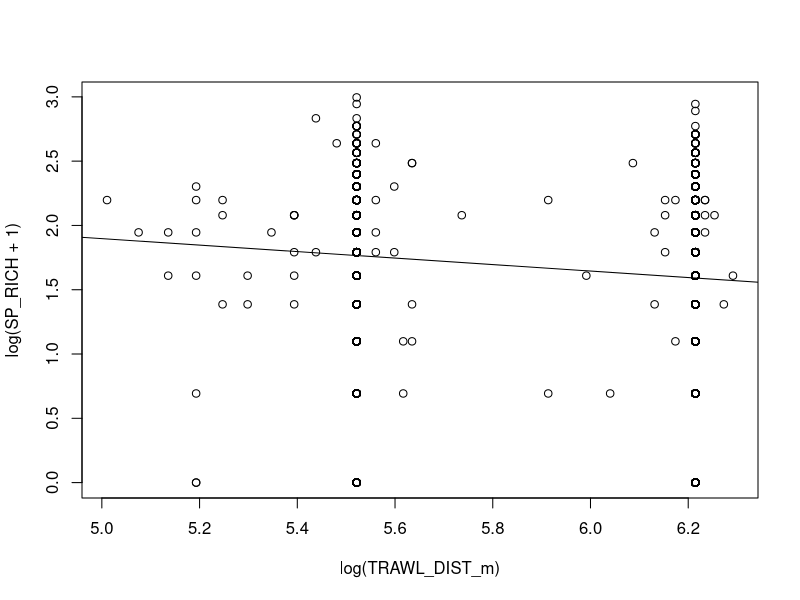
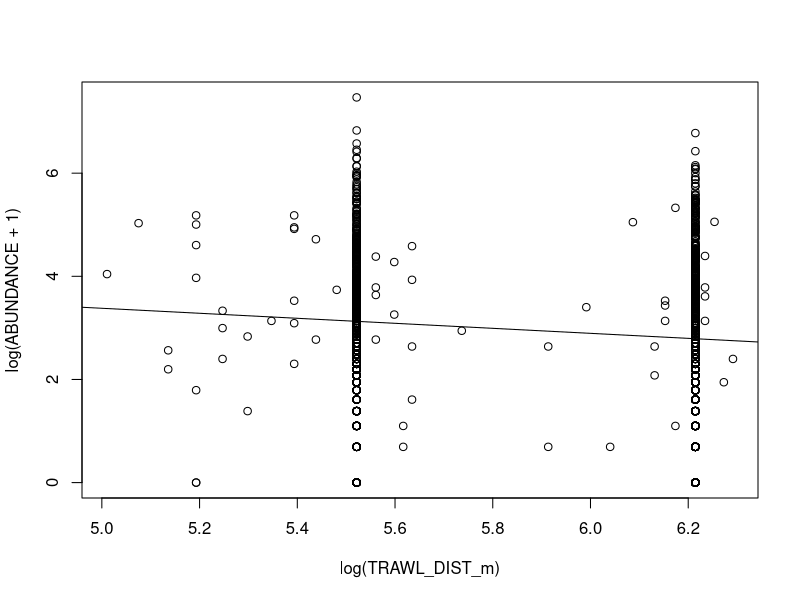
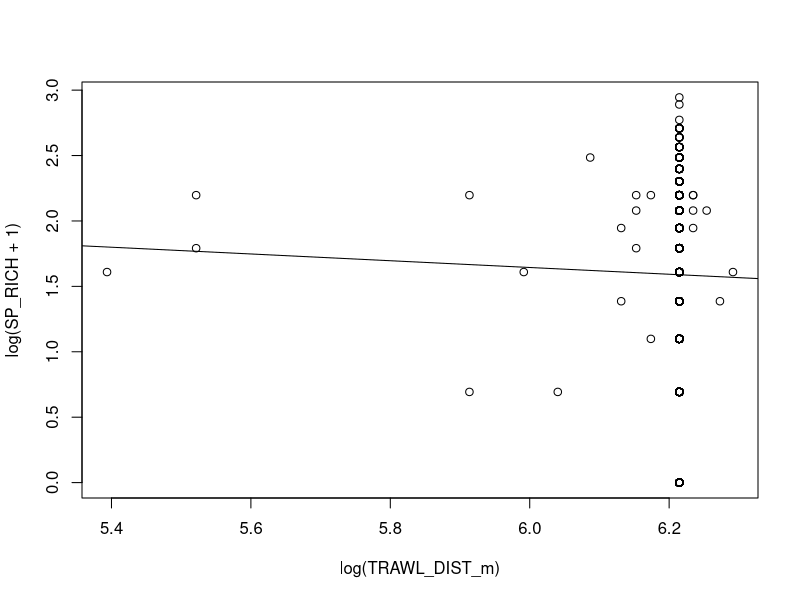
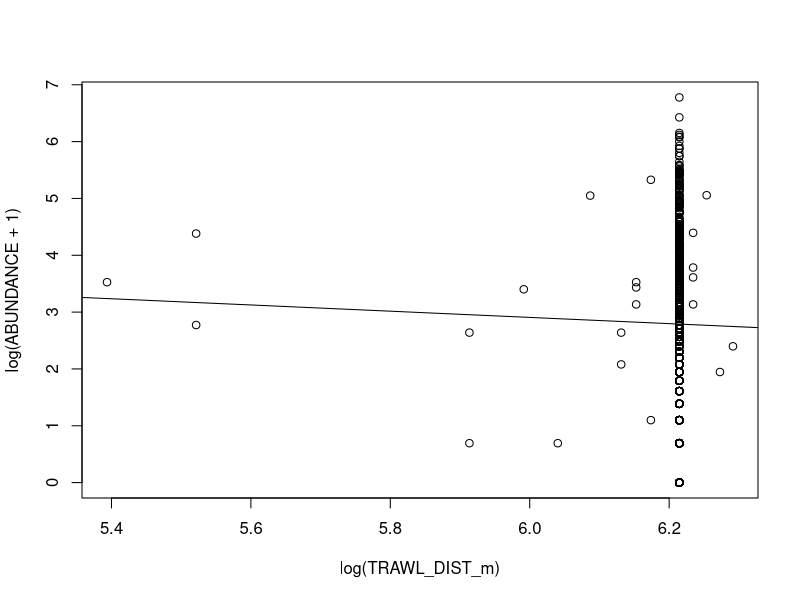
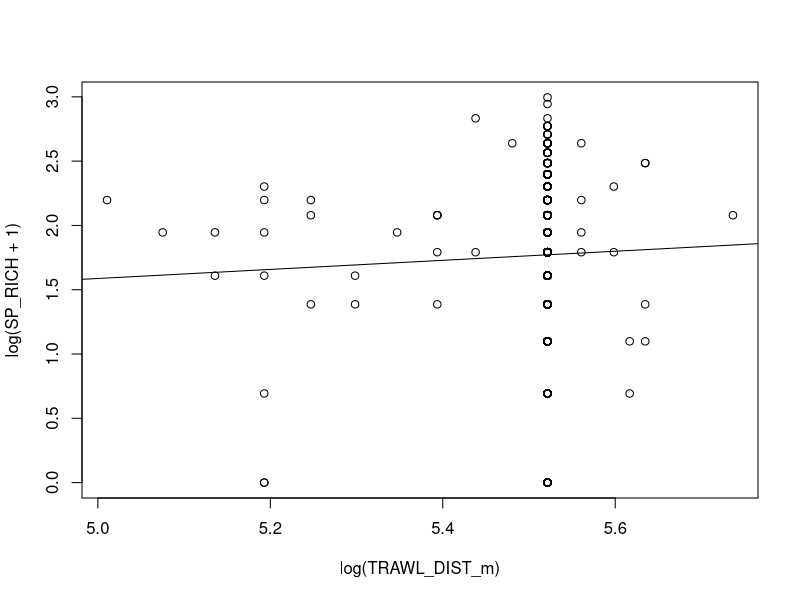
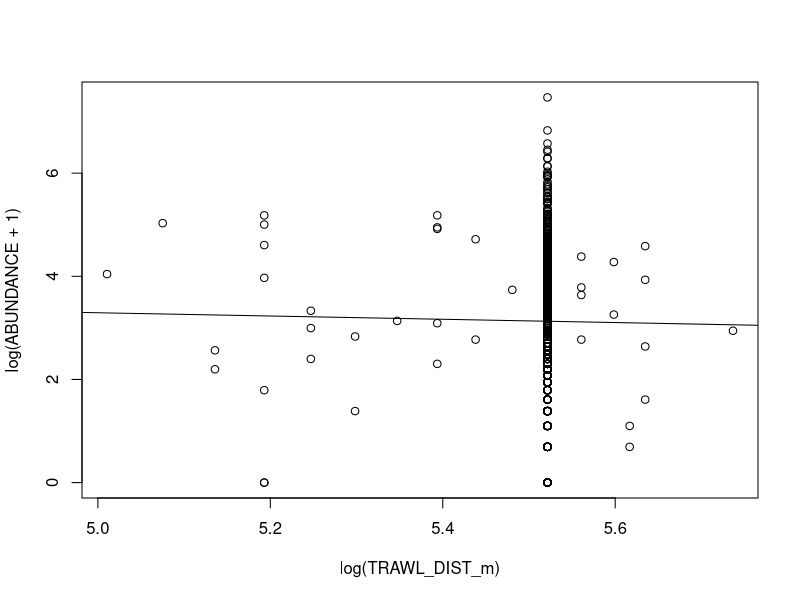

The R script that drew these images, in order:
#Species Area Relationships

#load required packages

library(tidyverse)


#import datasets

trawl <- read.csv("./data/trawl_species_data_raw.csv")


#group by samples and count unique species 

trawl_rich <- trawl %>% group_by(YEAR, STATION_TYPE, STATION_ID, TOW_DIST_m, SAMPLE_ID) %>% summarize(n_distinct(SP_CODE, na.rm = T))

trawl_abun <- trawl %>% group_by(YEAR, STATION_TYPE, STATION_ID, TOW_DIST_m, SAMPLE_ID) %>% summarize(sum(ABUNDANCE))


#join richness and abundance data by sample ID

trawl_join <- inner_join(trawl_rich, trawl_abun, by = "SAMPLE_ID")


#select, rename and reorder columns

trawl_join <- trawl_join[,c(1,2,3,4,5,6,11)]

names(trawl_join) <- c("YEAR", "STATION_TYPE", "STATION_ID", "TRAWL_DIST_m", "SAMPLE_ID", "SP_RICH", "ABUNDANCE")

trawl_final <- trawl_join[c(5,3,2,1,4,6,7)]


#create linear models of log tranformed distance vs. log transformed richness/abundance and plot

##Distance vs. Richness 

rich_lm  <- lm(log(SP_RICH + 1) ~ log(TRAWL_DIST_m), data = trawl_final)

plot(log(SP_RICH + 1) ~ log(TRAWL_DIST_m), data = trawl_final) + abline(rich_lm)


##Distance vs. Abundance

abun_lm <- lm(log(ABUNDANCE + 1) ~ log(TRAWL_DIST_m), data = trawl_final)

plot(log(ABUNDANCE + 1) ~ log(TRAWL_DIST_m), data = trawl_final) + abline(abun_lm)


#separate by site types (open water)

##Distance vs. Richness

rich_ow_lm  <- lm(log(SP_RICH + 1) ~ log(TRAWL_DIST_m), data = subset(trawl_final, STATION_TYPE == "OpenWater"))

plot(log(SP_RICH + 1) ~ log(TRAWL_DIST_m), data = subset(trawl_final, STATION_TYPE == "OpenWater")) + abline(rich_ow_lm)


##Distance vs. Abundance 

abun_ow_lm  <- lm(log(ABUNDANCE + 1) ~ log(TRAWL_DIST_m), data = subset(trawl_final, STATION_TYPE == "OpenWater"))

plot(log(ABUNDANCE + 1) ~ log(TRAWL_DIST_m), data = subset(trawl_final, STATION_TYPE == "OpenWater")) + abline(abun_ow_lm)


#separate by site types (tidal creek)

##Distance vs. Richness

rich_tc_lm  <- lm(log(SP_RICH + 1) ~ log(TRAWL_DIST_m), data = subset(trawl_final, STATION_TYPE == "TidalCreek"))

plot(log(SP_RICH + 1) ~ log(TRAWL_DIST_m), data = subset(trawl_final, STATION_TYPE == "TidalCreek")) + abline(rich_tc_lm)


##Distance vs. Abundance 

abun_tc_lm  <- lm(log(ABUNDANCE + 1) ~ log(TRAWL_DIST_m), data = subset(trawl_final, STATION_TYPE == "TidalCreek"))

plot(log(ABUNDANCE + 1) ~ log(TRAWL_DIST_m), data = subset(trawl_final, STATION_TYPE == "TidalCreek")) + abline(abun_tc_lm)